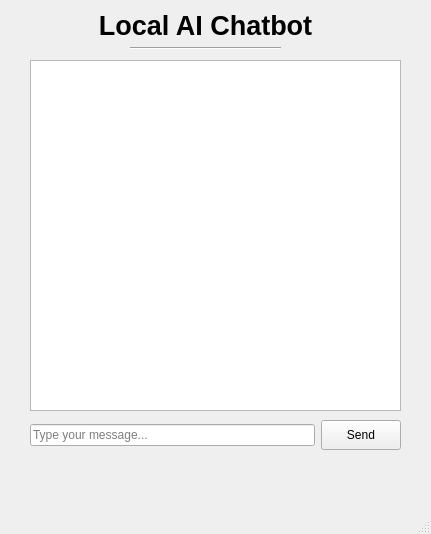
<?xml version="1.0" encoding="UTF-8"?>
<ui version="4.0">
 <class>MainWindow</class>
 <widget class="QMainWindow" name="MainWindow">
  <property name="geometry">
   <rect>
    <x>0</x>
    <y>0</y>
    <width>431</width>
    <height>534</height>
   </rect>
  </property>
  <property name="windowTitle">
   <string>MainWindow</string>
  </property>
  <property name="autoFillBackground">
   <bool>false</bool>
  </property>
  <widget class="QWidget" name="centralwidget">
   <widget class="QLabel" name="titleLabel">
    <property name="geometry">
     <rect>
      <x>70</x>
      <y>10</y>
      <width>271</width>
      <height>31</height>
     </rect>
    </property>
    <property name="font">
     <font>
      <pointsize>20</pointsize>
      <bold>true</bold>
     </font>
    </property>
    <property name="text">
     <string>Local AI Chatbot</string>
    </property>
    <property name="alignment">
     <set>Qt::AlignmentFlag::AlignCenter</set>
    </property>
   </widget>
   <widget class="Line" name="line">
    <property name="geometry">
     <rect>
      <x>130</x>
      <y>40</y>
      <width>151</width>
      <height>16</height>
     </rect>
    </property>
    <property name="orientation">
     <enum>Qt::Orientation::Horizontal</enum>
    </property>
   </widget>
   <widget class="QTextEdit" name="chatDisplay">
    <property name="geometry">
     <rect>
      <x>30</x>
      <y>60</y>
      <width>371</width>
      <height>351</height>
     </rect>
    </property>
    <property name="readOnly">
     <bool>true</bool>
    </property>
   </widget>
   <widget class="QWidget" name="horizontalLayoutWidget">
    <property name="geometry">
     <rect>
      <x>30</x>
      <y>410</y>
      <width>371</width>
      <height>51</height>
     </rect>
    </property>
    <layout class="QHBoxLayout" name="horizontalLayout">
     <item>
      <widget class="QLineEdit" name="inputField">
       <property name="placeholderText">
        <string>Type your message...</string>
       </property>
      </widget>
     </item>
     <item>
      <widget class="QPushButton" name="sendButton">
       <property name="minimumSize">
        <size>
         <width>80</width>
         <height>30</height>
        </size>
       </property>
       <property name="text">
        <string>Send</string>
       </property>
      </widget>
     </item>
    </layout>
   </widget>
  </widget>
  <widget class="QMenuBar" name="menubar">
   <property name="geometry">
    <rect>
     <x>0</x>
     <y>0</y>
     <width>431</width>
     <height>33</height>
    </rect>
   </property>
  </widget>
  <widget class="QStatusBar" name="statusbar"/>
 </widget>
 <resources/>
 <connections/>
</ui>
